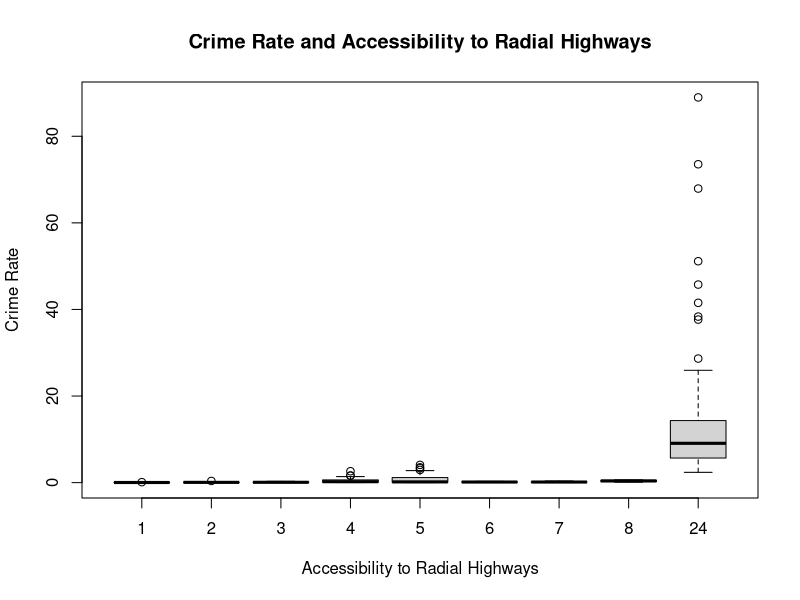
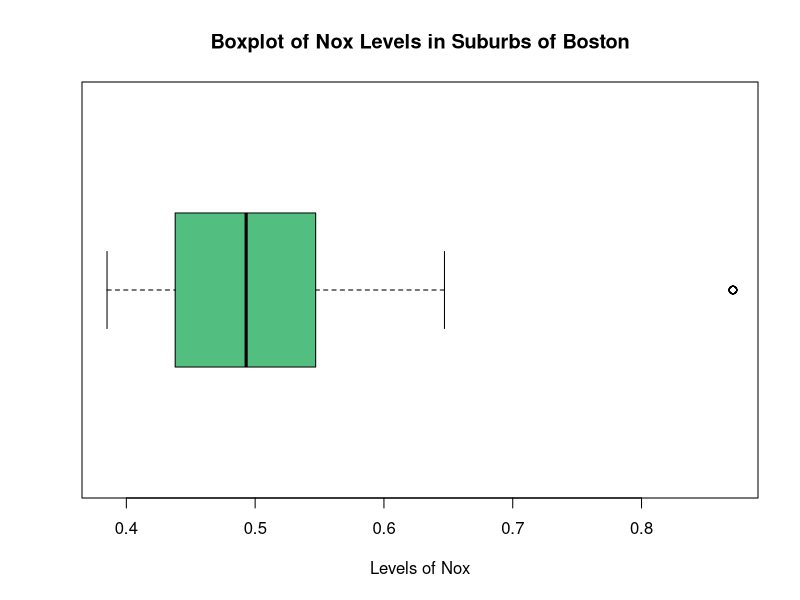
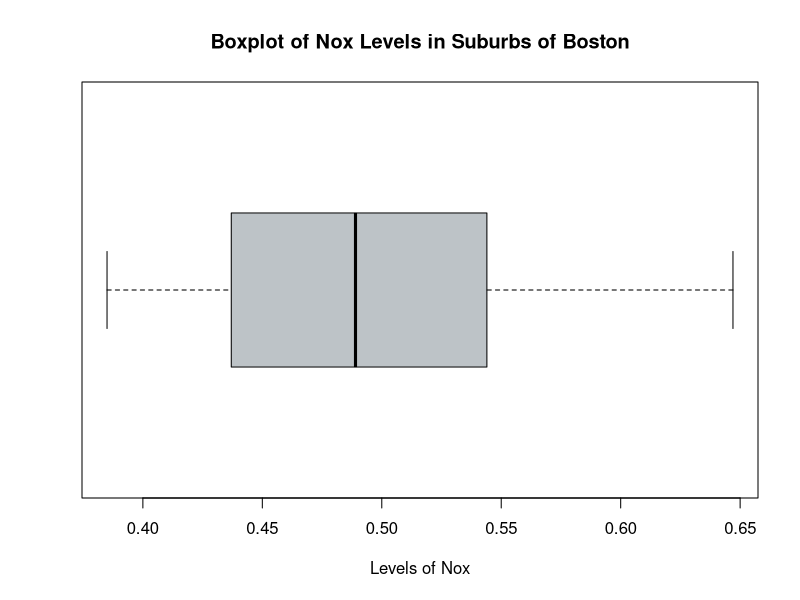

Write R code to recreate these figures, in order.
## ---- chunk 1
library(MASS)
data("Boston")
## ---- chunk 2
dim(Boston)
## ---- chunk 3
sum(is.na(Boston))
## ---- chunk 4
head(Boston)
## ---- chunk 5
summary(Boston)
## ---- chunk 6
cor(Boston, method="pearson")[1,]
## ---- chunk 7
mean(Boston[Boston$rad >= 5, ]$crim)
## ---- chunk 8
mean(Boston[Boston$rad < 5, ]$crim)
## ---- chunk 9
rad <- as.factor(Boston$rad)
plot(x=rad, y=Boston$crim, 
     xlab="Accessibility to Radial Highways", 
     ylab="Crime Rate",
     main="Crime Rate and Accessibility to Radial Highways")
## ---- chunk 10
boston <- Boston[Boston$rad < 24, ]
mean(boston$crim)
## ---- chunk 11
boston <- Boston[Boston$rad == 24, ]
mean(boston$crim)
## ---- chunk 12
dim(boston)
## ---- chunk 13
132/506
## ---- chunk 14
boston <- Boston[Boston$rad < 24, ]
cor(boston, method="pearson")[, 1]
## ---- chunk 15
boxplot(boston$nox, horizontal=T, col="#52BE80",
        xlab="Levels of Nox", 
        main="Boxplot of Nox Levels in Suburbs of Boston")
## ---- chunk 16
range(boston$nox)
## ---- chunk 17
boston <- boston[boston$nox < 0.8, ]
boxplot(boston$nox, horizontal=T, col="#BDC3C7",
        xlab="Levels of Nox", 
        main="Boxplot of Nox Levels in Suburbs of Boston")
## ---- chunk 18
cor(boston, method="pearson")[, 1]
